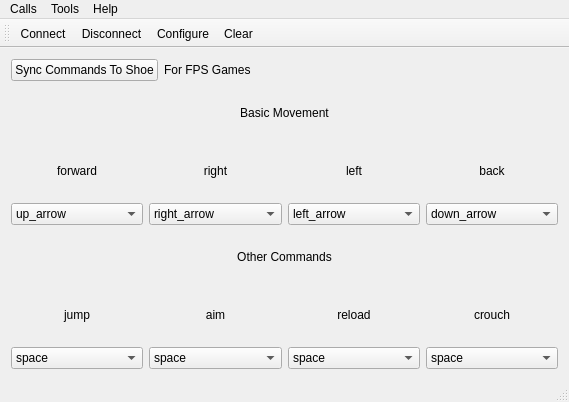
<?xml version="1.0" encoding="UTF-8"?>
<ui version="4.0">
 <class>MainWindow</class>
 <widget class="QMainWindow" name="MainWindow">
  <property name="geometry">
   <rect>
    <x>0</x>
    <y>0</y>
    <width>569</width>
    <height>402</height>
   </rect>
  </property>
  <property name="windowTitle">
   <string>Simple Terminal</string>
  </property>
  <widget class="QWidget" name="centralWidget">
   <layout class="QGridLayout" name="gridLayout">
    <item row="1" column="0" colspan="8">
     <layout class="QGridLayout" name="gridLayout_4">
      <item row="2" column="0">
       <widget class="QComboBox" name="comboBox">
        <property name="editable">
         <bool>false</bool>
        </property>
        <item>
         <property name="text">
          <string>up_arrow</string>
         </property>
        </item>
        <item>
         <property name="text">
          <string>down_arrow</string>
         </property>
        </item>
        <item>
         <property name="text">
          <string>q</string>
         </property>
        </item>
        <item>
         <property name="text">
          <string>w</string>
         </property>
        </item>
       </widget>
      </item>
      <item row="4" column="0">
       <widget class="QLabel" name="label_5">
        <property name="text">
         <string>jump</string>
        </property>
        <property name="alignment">
         <set>Qt::AlignCenter</set>
        </property>
       </widget>
      </item>
      <item row="2" column="3">
       <widget class="QComboBox" name="comboBox_4">
        <item>
         <property name="text">
          <string>down_arrow</string>
         </property>
        </item>
        <item>
         <property name="text">
          <string>q</string>
         </property>
        </item>
        <item>
         <property name="text">
          <string>e</string>
         </property>
        </item>
        <item>
         <property name="text">
          <string>r</string>
         </property>
        </item>
        <item>
         <property name="text">
          <string>a</string>
         </property>
        </item>
        <item>
         <property name="text">
          <string>s</string>
         </property>
        </item>
        <item>
         <property name="text">
          <string>d</string>
         </property>
        </item>
       </widget>
      </item>
      <item row="4" column="2">
       <widget class="QLabel" name="label_7">
        <property name="text">
         <string>reload</string>
        </property>
        <property name="alignment">
         <set>Qt::AlignCenter</set>
        </property>
       </widget>
      </item>
      <item row="4" column="3">
       <widget class="QLabel" name="label_8">
        <property name="text">
         <string>crouch</string>
        </property>
        <property name="alignment">
         <set>Qt::AlignCenter</set>
        </property>
       </widget>
      </item>
      <item row="4" column="1">
       <widget class="QLabel" name="label_6">
        <property name="text">
         <string>aim</string>
        </property>
        <property name="alignment">
         <set>Qt::AlignCenter</set>
        </property>
       </widget>
      </item>
      <item row="1" column="3">
       <widget class="QLabel" name="label_4">
        <property name="text">
         <string>back</string>
        </property>
        <property name="alignment">
         <set>Qt::AlignCenter</set>
        </property>
       </widget>
      </item>
      <item row="1" column="1">
       <widget class="QLabel" name="label_2">
        <property name="text">
         <string>right</string>
        </property>
        <property name="alignment">
         <set>Qt::AlignCenter</set>
        </property>
       </widget>
      </item>
      <item row="2" column="1">
       <widget class="QComboBox" name="comboBox_2">
        <property name="editable">
         <bool>false</bool>
        </property>
        <item>
         <property name="text">
          <string>right_arrow</string>
         </property>
        </item>
        <item>
         <property name="text">
          <string>q</string>
         </property>
        </item>
        <item>
         <property name="text">
          <string>e</string>
         </property>
        </item>
        <item>
         <property name="text">
          <string>r</string>
         </property>
        </item>
        <item>
         <property name="text">
          <string>a</string>
         </property>
        </item>
        <item>
         <property name="text">
          <string>d</string>
         </property>
        </item>
       </widget>
      </item>
      <item row="1" column="0">
       <widget class="QLabel" name="label">
        <property name="text">
         <string>forward</string>
        </property>
        <property name="alignment">
         <set>Qt::AlignCenter</set>
        </property>
       </widget>
      </item>
      <item row="2" column="2">
       <widget class="QComboBox" name="comboBox_3">
        <item>
         <property name="text">
          <string>left_arrow</string>
         </property>
        </item>
        <item>
         <property name="text">
          <string>q</string>
         </property>
        </item>
        <item>
         <property name="text">
          <string>e</string>
         </property>
        </item>
        <item>
         <property name="text">
          <string>r</string>
         </property>
        </item>
        <item>
         <property name="text">
          <string>a</string>
         </property>
        </item>
        <item>
         <property name="text">
          <string>s</string>
         </property>
        </item>
        <item>
         <property name="text">
          <string>d</string>
         </property>
        </item>
       </widget>
      </item>
      <item row="0" column="0" colspan="4">
       <widget class="QLabel" name="label_9">
        <property name="text">
         <string>Basic Movement</string>
        </property>
        <property name="alignment">
         <set>Qt::AlignCenter</set>
        </property>
       </widget>
      </item>
      <item row="1" column="2">
       <widget class="QLabel" name="label_3">
        <property name="text">
         <string>left</string>
        </property>
        <property name="alignment">
         <set>Qt::AlignCenter</set>
        </property>
       </widget>
      </item>
      <item row="5" column="0">
       <widget class="QComboBox" name="comboBox_5">
        <item>
         <property name="text">
          <string>space</string>
         </property>
        </item>
        <item>
         <property name="text">
          <string>shift</string>
         </property>
        </item>
       </widget>
      </item>
      <item row="5" column="1">
       <widget class="QComboBox" name="comboBox_6">
        <item>
         <property name="text">
          <string>space</string>
         </property>
        </item>
        <item>
         <property name="text">
          <string>shift</string>
         </property>
        </item>
        <item>
         <property name="text">
          <string>right_mouse</string>
         </property>
        </item>
       </widget>
      </item>
      <item row="5" column="2">
       <widget class="QComboBox" name="comboBox_7">
        <item>
         <property name="text">
          <string>space</string>
         </property>
        </item>
        <item>
         <property name="text">
          <string>shift</string>
         </property>
        </item>
        <item>
         <property name="text">
          <string>r</string>
         </property>
        </item>
       </widget>
      </item>
      <item row="5" column="3">
       <widget class="QComboBox" name="comboBox_8">
        <item>
         <property name="text">
          <string>space</string>
         </property>
        </item>
        <item>
         <property name="text">
          <string>shift</string>
         </property>
        </item>
        <item>
         <property name="text">
          <string>g</string>
         </property>
        </item>
       </widget>
      </item>
      <item row="3" column="0" colspan="4">
       <widget class="QLabel" name="label_10">
        <property name="text">
         <string>Other Commands</string>
        </property>
        <property name="alignment">
         <set>Qt::AlignCenter</set>
        </property>
       </widget>
      </item>
     </layout>
    </item>
    <item row="0" column="0">
     <widget class="QPushButton" name="pushButton">
      <property name="text">
       <string>Sync Commands To Shoe</string>
      </property>
     </widget>
    </item>
    <item row="0" column="1">
     <widget class="QLabel" name="title">
      <property name="text">
       <string>For FPS Games</string>
      </property>
     </widget>
    </item>
   </layout>
  </widget>
  <widget class="QMenuBar" name="menuBar">
   <property name="geometry">
    <rect>
     <x>0</x>
     <y>0</y>
     <width>569</width>
     <height>22</height>
    </rect>
   </property>
   <widget class="QMenu" name="menuCalls">
    <property name="title">
     <string>Calls</string>
    </property>
    <addaction name="actionConnect"/>
    <addaction name="actionDisconnect"/>
    <addaction name="separator"/>
    <addaction name="actionQuit"/>
   </widget>
   <widget class="QMenu" name="menuTools">
    <property name="title">
     <string>Tools</string>
    </property>
    <addaction name="actionConfigure"/>
    <addaction name="actionClear"/>
   </widget>
   <widget class="QMenu" name="menuHelp">
    <property name="title">
     <string>Help</string>
    </property>
    <addaction name="actionAbout"/>
    <addaction name="actionAboutQt"/>
   </widget>
   <addaction name="menuCalls"/>
   <addaction name="menuTools"/>
   <addaction name="menuHelp"/>
  </widget>
  <widget class="QToolBar" name="mainToolBar">
   <attribute name="toolBarArea">
    <enum>TopToolBarArea</enum>
   </attribute>
   <attribute name="toolBarBreak">
    <bool>false</bool>
   </attribute>
   <addaction name="actionConnect"/>
   <addaction name="actionDisconnect"/>
   <addaction name="actionConfigure"/>
   <addaction name="actionClear"/>
  </widget>
  <widget class="QStatusBar" name="statusBar"/>
  <action name="actionAbout">
   <property name="text">
    <string>&amp;About</string>
   </property>
   <property name="toolTip">
    <string>About program</string>
   </property>
   <property name="shortcut">
    <string>Alt+A</string>
   </property>
  </action>
  <action name="actionAboutQt">
   <property name="text">
    <string>About Qt</string>
   </property>
  </action>
  <action name="actionConnect">
   <property name="icon">
    <iconset resource="GamingShoe.qrc">
     <normaloff>:/images/connect.png</normaloff>:/images/connect.png</iconset>
   </property>
   <property name="text">
    <string>C&amp;onnect</string>
   </property>
   <property name="toolTip">
    <string>Connect to serial port</string>
   </property>
   <property name="shortcut">
    <string>Ctrl+O</string>
   </property>
  </action>
  <action name="actionDisconnect">
   <property name="icon">
    <iconset resource="GamingShoe.qrc">
     <normaloff>:/images/disconnect.png</normaloff>:/images/disconnect.png</iconset>
   </property>
   <property name="text">
    <string>&amp;Disconnect</string>
   </property>
   <property name="toolTip">
    <string>Disconnect from serial port</string>
   </property>
   <property name="shortcut">
    <string>Ctrl+D</string>
   </property>
  </action>
  <action name="actionConfigure">
   <property name="icon">
    <iconset resource="GamingShoe.qrc">
     <normaloff>:/images/settings.png</normaloff>:/images/settings.png</iconset>
   </property>
   <property name="text">
    <string>&amp;Configure</string>
   </property>
   <property name="toolTip">
    <string>Configure serial port</string>
   </property>
   <property name="shortcut">
    <string>Alt+C</string>
   </property>
  </action>
  <action name="actionClear">
   <property name="icon">
    <iconset resource="GamingShoe.qrc">
     <normaloff>:/images/clear.png</normaloff>:/images/clear.png</iconset>
   </property>
   <property name="text">
    <string>C&amp;lear</string>
   </property>
   <property name="toolTip">
    <string>Clear data</string>
   </property>
   <property name="shortcut">
    <string>Alt+L</string>
   </property>
  </action>
  <action name="actionQuit">
   <property name="icon">
    <iconset resource="GamingShoe.qrc">
     <normaloff>:/images/application-exit.png</normaloff>:/images/application-exit.png</iconset>
   </property>
   <property name="text">
    <string>&amp;Quit</string>
   </property>
   <property name="shortcut">
    <string>Ctrl+Q</string>
   </property>
  </action>
 </widget>
 <layoutdefault spacing="6" margin="11"/>
 <resources>
  <include location="GamingShoe.qrc"/>
 </resources>
 <connections/>
</ui>
